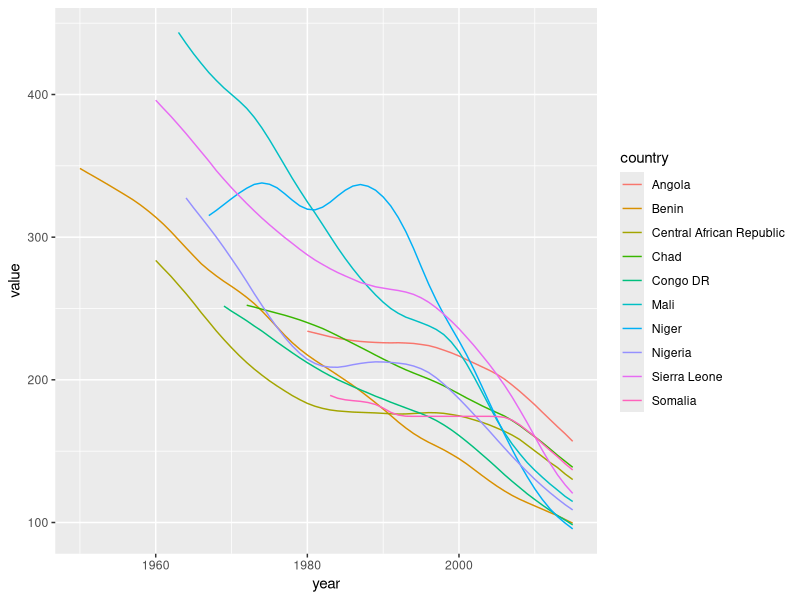
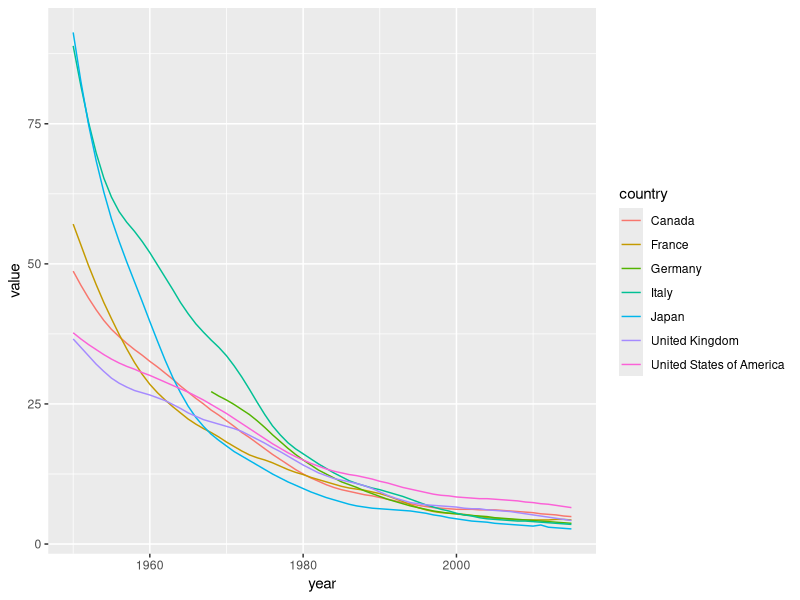

The R source for these figures, in order:
## ---- chunk 1
knitr::opts_chunk$set(echo = TRUE)
## ---- chunk 2
library(tidyverse)
library(stringr)
## ---- chunk 3
input_data <- read_csv("child_mortality.csv")
## ---- chunk 4
under_5_mortality <- input_data %>%
  rename(iso_code = `ISO Code`, country = CountryName, measurement = `Uncertainty bounds*`) %>%
  select(iso_code, country, measurement, contains("U5MR"))
## ---- chunk 5
under_5_mortality <- under_5_mortality %>%
  gather("year","value",contains("U5MR")) %>%
  mutate(
    year = as.integer(str_replace(year, "U5MR.",""))
  ) %>%
  filter(measurement == "Median") %>%
  select(-measurement)
## ---- chunk 6
head(under_5_mortality, n=10)
## ---- chunk 7
under_5_mortality %>%
  filter(year==max(year)) %>%
  arrange(desc(value)) %>%
  head(10)
## ---- chunk 8
worst_countries <- under_5_mortality %>%
  filter(year==max(year)) %>%
  arrange(desc(value)) %>%
  head(10) %>%
  .$country
## ---- chunk 9
under_5_mortality_worst <- under_5_mortality %>%
  filter(
    country %in% worst_countries
  )
## ---- chunk 10
under_5_mortality_worst %>%
  ggplot(mapping=aes(x=year, y=value, color=country)) +
  geom_line()
## ---- chunk 11
under_5_mortality_g7 <- under_5_mortality %>%
  filter(
    country %in% c("Canada", "United States of America","France","Germany","Italy","Japan","United Kingdom")
  )
## ---- chunk 12
under_5_mortality_g7 %>%
  ggplot(mapping=aes(x=year, y=value, color=country)) +
  geom_line()
